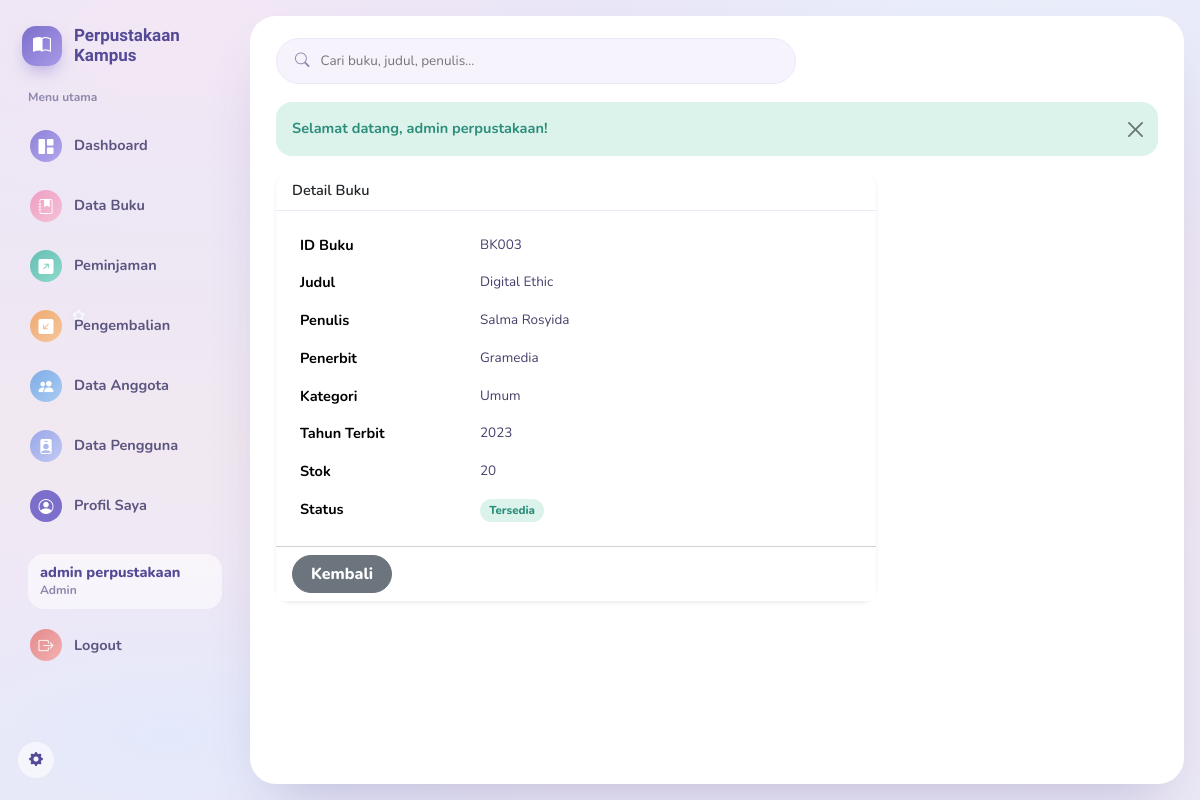
Screenshot of /buku/detail?id=3 (signed in) with the database file from the repository.
### tables this page shows
CREATE TABLE `buku` (
  `id` int(11) NOT NULL,
  `kode_buku` varchar(20) NOT NULL,
  `judul` varchar(150) NOT NULL,
  `penulis` varchar(100) NOT NULL,
  `penerbit` varchar(100) NOT NULL,
  `kategori` varchar(50) NOT NULL DEFAULT 'Umum',
  `tahun_terbit` int(11) NOT NULL,
  `stok` int(11) NOT NULL DEFAULT 0,
  `status` enum('tersedia','habis') NOT NULL DEFAULT 'tersedia',
  `deleted_at` datetime DEFAULT NULL
);

### app/Core/Controller.php (called while the page is built, shortened)
<?php
abstract class Controller
{
    protected function view(string $view, array $data = [], string $layout = 'main'): void
    {
        extract($data);
        $viewFile = __DIR__ . '/../Views/' . $view . '.php';
        require $viewFile;
    }
}

### app/Controllers/BukuController.php (called while the page is built, shortened)
<?php
class BukuController extends Controller
{
    private BukuService $service;
    public function __construct()
    {
        $this->service = new BukuService();
    }
    public function detail(): void
    {
        $id = (int) ($_GET['id'] ?? 0);
        try {
            $buku = $this->service->getById($id);
        } catch (BukuTidakDitemukanException $e) {
            $this->flash('danger', $e->getMessage());
            $this->redirect('/buku');
            return;
        }
        $this->view('buku/detail', [
            'title' => 'Detail Buku',
            'buku'  => $buku,
        ]);
    }
}

### public/index.php (called while the page is built, shortened)
<?php
spl_autoload_register(function (string $class) {
    $prefix = 'App\\';
    $relative = substr($class, strlen($prefix));
    $path = BASE_PATH . '/app/' . str_replace('\\', '/', $relative) . '.php';
});
$routes = require BASE_PATH . '/routes/web.php';
try {
    (new Router($routes))->dispatch();
} catch (\Throwable $e) {
    Logger::error('Unhandled exception: ' . $e->getMessage());
    http_response_code(500);
    echo 'Terjadi kesalahan pada server. Silakan coba lagi.';
}

### config/database.php (called while the page is built)
<?php
return [
    'host'     => 'localhost',
    'dbname'   => 'perpustakaan',
    'username' => 'root',
    'password' => '',
    'charset'  => 'utf8mb4',
];

### app/Config/Database.php (called while the page is built, shortened)
<?php
class Database
{
    private static ?PDO $instance = null;
    public static function getInstance(): PDO
    {
        if (self::$instance === null) {
            $config = require __DIR__ . '/../../config/database.php';
            $dsn = "mysql:host={$config['host']};dbname={$config['dbname']};charset={$config['charset']}";
            try {
                self::$instance = new PDO($dsn, $config['username'], $config['password'], [
                    PDO::ATTR_ERRMODE            => PDO::ERRMODE_EXCEPTION,
                    PDO::ATTR_DEFAULT_FETCH_MODE => PDO::FETCH_ASSOC,
                    PDO::ATTR_EMULATE_PREPARES   => false,
                ]);
            } catch (PDOException $e) {
                throw new PDOException('Koneksi database gagal.');
            }
        }
        return self::$instance;
    }
}

### app/Services/BukuService.php (called while the page is built, shortened)
<?php
class BukuService
{
    private BukuRepository $repo;
    public function __construct()
    {
        $this->repo = new BukuRepository();
    }
    public function getById(int $id): array
    {
        $buku = $this->repo->find($id);
        return $buku;
    }
}

### app/Repositories/BukuRepository.php (called while the page is built, shortened)
<?php
class BukuRepository
{
    private PDO $db;
    public function __construct()
    {
        $this->db = Database::getInstance();
    }
    public function find(int $id): ?array
    {
        $stmt = $this->db->prepare('SELECT * FROM buku WHERE id = :id AND deleted_at IS NULL');
        $stmt->execute(['id' => $id]);
        $row = $stmt->fetch();
        return $row ?: null;
    }
}

### app/Views/buku/detail.php (the view)
<div class="card shadow-sm" style="max-width:600px;">
  <div class="card-header bg-white fw-semibold">Detail Buku</div>
  <div class="card-body">
    <table class="table table-borderless mb-0">
      <tr>
        <th style="width:180px;">ID Buku</th>
        <td><?= htmlspecialchars($buku['kode_buku']) ?></td>
      </tr>
      <tr>
        <th>Judul</th>
        <td><?= htmlspecialchars($buku['judul']) ?></td>
      </tr>
      <tr>
        <th>Penulis</th>
        <td><?= htmlspecialchars($buku['penulis']) ?></td>
      </tr>
      <tr>
        <th>Penerbit</th>
        <td><?= htmlspecialchars($buku['penerbit']) ?></td>
      </tr>
      <tr>
        <th>Kategori</th>
        <td><?= htmlspecialchars($buku['kategori'] ?? 'Umum') ?></td>
      </tr>
      <tr>
        <th>Tahun Terbit</th>
        <td><?= htmlspecialchars($buku['tahun_terbit']) ?></td>
      </tr>
      <tr>
        <th>Stok</th>
        <td><?= htmlspecialchars($buku['stok']) ?></td>
      </tr>
      <tr>
        <th>Status</th>
        <td>
          <?php if ($buku['status'] === 'tersedia'): ?>
            <span class="badge bg-success">Tersedia</span>
          <?php else: ?>
            <span class="badge bg-danger">Habis</span>
          <?php endif; ?>
        </td>
      </tr>
    </table>
  </div>
  <div class="card-footer bg-white">
    <a href="<?= BASE_URL ?>/buku" class="btn btn-secondary">Kembali</a>
  </div>
</div>

### public/assets/css/app.css (style rules this page uses)
:root { --purple:#7C6FCB; --purple-dark:#544A96; --pink:#F0A8C4; --mint:#6FC9BE; --peach:#F5B98C; --sky:#8FB6E8; --ink:#45406B; --muted:#8D87AC; --line:#ECE7F7; --active:#D3DDF7; --radius-lg:26px; --radius-md:16px; }
* { box-sizing:border-box }
body { margin:0; min-height:100vh; font-family:'Nunito',Segoe UI,Arial,sans-serif; font-size:14.5px; color:var(--ink); background: radial-gradient(46% 30% at 14% 92%, #E3E9FB 0%, transparent 70%), radial-gradient(40% 26% at 4% 78%, #EFE7F7 0%, transparent 70%), radial-gradient(55% 40% at 85% 6%, #E9EFFB 0%, transparent 65%), radial-gradient(60% 45% at 15% 4%, #F3E7F4 0%, transparent 60%), linear-gradient(180deg,#E9E6F8 0%, #F1E8F1 55%, #ECE9F6 100%); background-attachment:fixed; }
.card { border:0;border-radius:var(--radius-md);box-shadow:0 12px 26px -20px rgba(84,74,150,.4) }
.card-header { background:#fff !important;border-bottom:1px solid var(--line) !important;border-radius:var(--radius-md) var(--radius-md) 0 0 !important }
.table { margin:0 }
.table tbody td { font-size:13.5px;color:var(--ink);border-color:var(--line) }
.badge { font-weight:800;padding:.5em .8em;border-radius:999px;font-size:11.5px }
.badge.bg-success { background:#DCF3EC !important;color:#2C8E7A !important }
.btn { border-radius:999px;font-weight:800;padding-inline:18px }

### rows the page displays
buku: kode_buku "BK003", judul "Digital Ethic", penulis "Salma Rosyida", penerbit "Gramedia", kategori "Umum", tahun_terbit "2023", stok "20"

### other values shown
Auth::nama() "admin perpustakaan"
$flash['message'] "Selamat datang, admin perpustakaan!"
